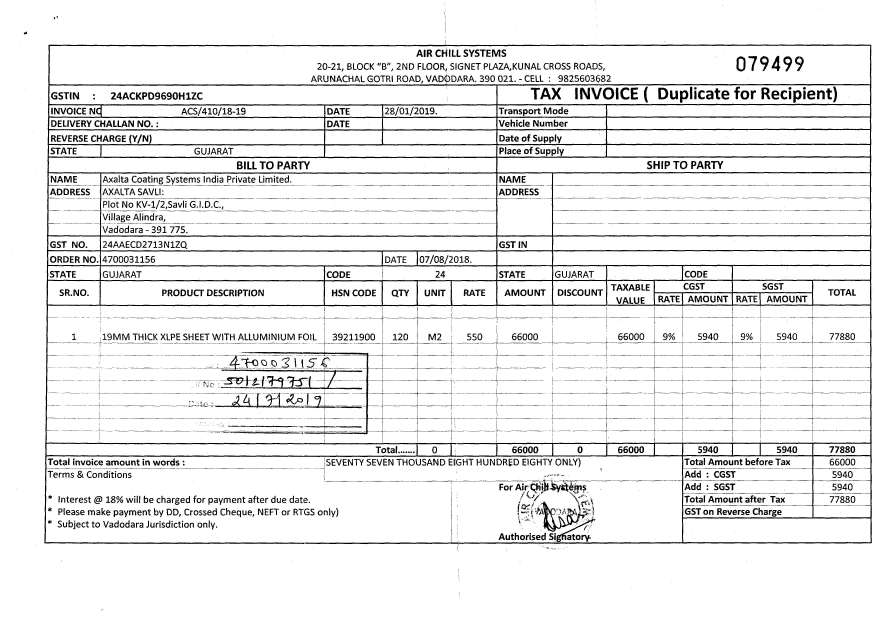
#> input picture project/assets/invoice_1.jpg, 3507 x 2480 px, found by its file name (shown at 1/4 size)
$ python test.py
#> lines starting #> are read from the running program, lines starting #| are printed output that depends on the picture; after the words box and inside, x2 and y2 are one past the last pixel; in counts of white or black regions, pixels touching at a corner belong together
import cv2
import numpy as np

img = cv2.imread('assets/invoice_1.jpg')
#> img is the input picture: shape (2480, 3507, 3); min 0, max 255, mean 235.6
word = img[196:228,1663:1730]
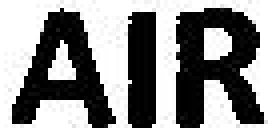
#> word: shape (32, 67, 3) (shown 4 times larger); min 0, max 255, mean 136.9
word = cv2.resize(word,(0,0), fx= 4, fy = 4)
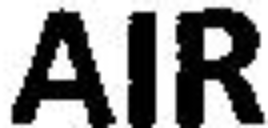
#> word: shape (128, 268, 3); min 0, max 255, mean 136.8
gray = cv2.cvtColor(word, cv2.COLOR_BGR2GRAY)


corners = cv2.goodFeaturesToTrack(gray,50, 0.01,10)
#> corners = 50 rows, first 8: [61, 41], [178, 22], [61, 9], [129, 18], [130, 82], [74, 78], [49, 78], [205, 81]
corners = np.int0(corners)

for corner in corners:
    x,y = corner.ravel()
    cv2.circle(word,(x,y), 1, (0, 0, 255), -1)
#> this loop made 50 passes
#> (x, y) on passes 1 to 12: (61, 41), (178, 22), (61, 9), (129, 18), (130, 82), (74, 78), (49, 78), (205, 81), (41, 101), (49, 13), (241, 69), (205, 58)
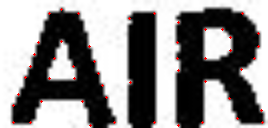
#> word: shape (128, 268, 3); 0.73% of pixels changed, all inside (x1, y1, x2, y2) = (12, 8, 264, 127)

cv2.imshow('word',word)
cv2.waitKey(0)
cv2.destroyAllWindows
